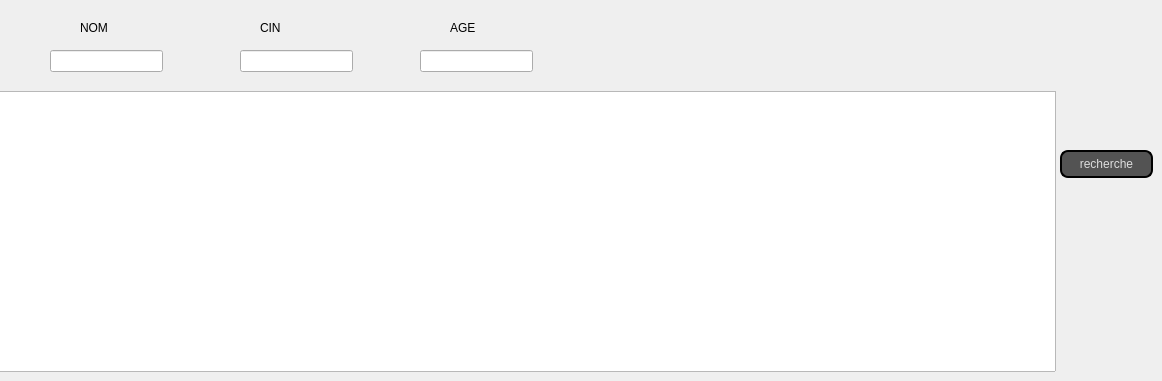
      <widget class="QWidget" name="tab_5">
       <attribute name="title">
        <string>recherche entretient</string>
       </attribute>
       <widget class="QLineEdit" name="age_rech">
        <property name="geometry">
         <rect>
          <x>420</x>
          <y>50</y>
          <width>113</width>
          <height>22</height>
         </rect>
        </property>
       </widget>
       <widget class="QLineEdit" name="le_cin_rech">
        <property name="geometry">
         <rect>
          <x>240</x>
          <y>50</y>
          <width>113</width>
          <height>22</height>
         </rect>
        </property>
       </widget>
       <widget class="QLineEdit" name="le_nom_rech">
        <property name="geometry">
         <rect>
          <x>50</x>
          <y>50</y>
          <width>113</width>
          <height>22</height>
         </rect>
        </property>
       </widget>
       <widget class="QLabel" name="label_8">
        <property name="geometry">
         <rect>
          <x>80</x>
          <y>20</y>
          <width>56</width>
          <height>16</height>
         </rect>
        </property>
        <property name="styleSheet">
         <string notr="true">font: 14pt &quot;MingLiU_HKSCS-ExtB&quot;;</string>
        </property>
        <property name="text">
         <string>NOM</string>
        </property>
       </widget>
       <widget class="QLabel" name="label_9">
        <property name="geometry">
         <rect>
          <x>260</x>
          <y>20</y>
          <width>56</width>
          <height>16</height>
         </rect>
        </property>
        <property name="styleSheet">
         <string notr="true">font: 14pt &quot;MingLiU_HKSCS-ExtB&quot;;</string>
        </property>
        <property name="text">
         <string>CIN</string>
        </property>
       </widget>
       <widget class="QLabel" name="label_20">
        <property name="geometry">
         <rect>
          <x>450</x>
          <y>20</y>
          <width>56</width>
          <height>16</height>
         </rect>
        </property>
        <property name="styleSheet">
         <string notr="true">font: 14pt &quot;MingLiU_HKSCS-ExtB&quot;;</string>
        </property>
        <property name="text">
         <string>AGE</string>
        </property>
       </widget>
       <widget class="QTableView" name="tablerecheche">
        <property name="geometry">
         <rect>
          <x>-5</x>
          <y>91</y>
          <width>1061</width>
          <height>281</height>
         </rect>
        </property>
       </widget>
       <widget class="QPushButton" name="recherche">
        <property name="geometry">
         <rect>
          <x>1060</x>
          <y>150</y>
          <width>93</width>
          <height>28</height>
         </rect>
        </property>
        <property name="styleSheet">
         <string notr="true">QPushButton {
color: #dcdcdc;
background:#535353;
border: none;
font-size:12px;
font-family:Arial, Helvetica, sans-serif;
border: 2px solid ;
border-radius: 8px;
}
QPushButton:hover {
color:#fff;
	background-color: rgb(0, 0, 127);
border: none;
}</string>
        </property>
        <property name="text">
         <string>recherche</string>
        </property>
       </widget>
      </widget>
